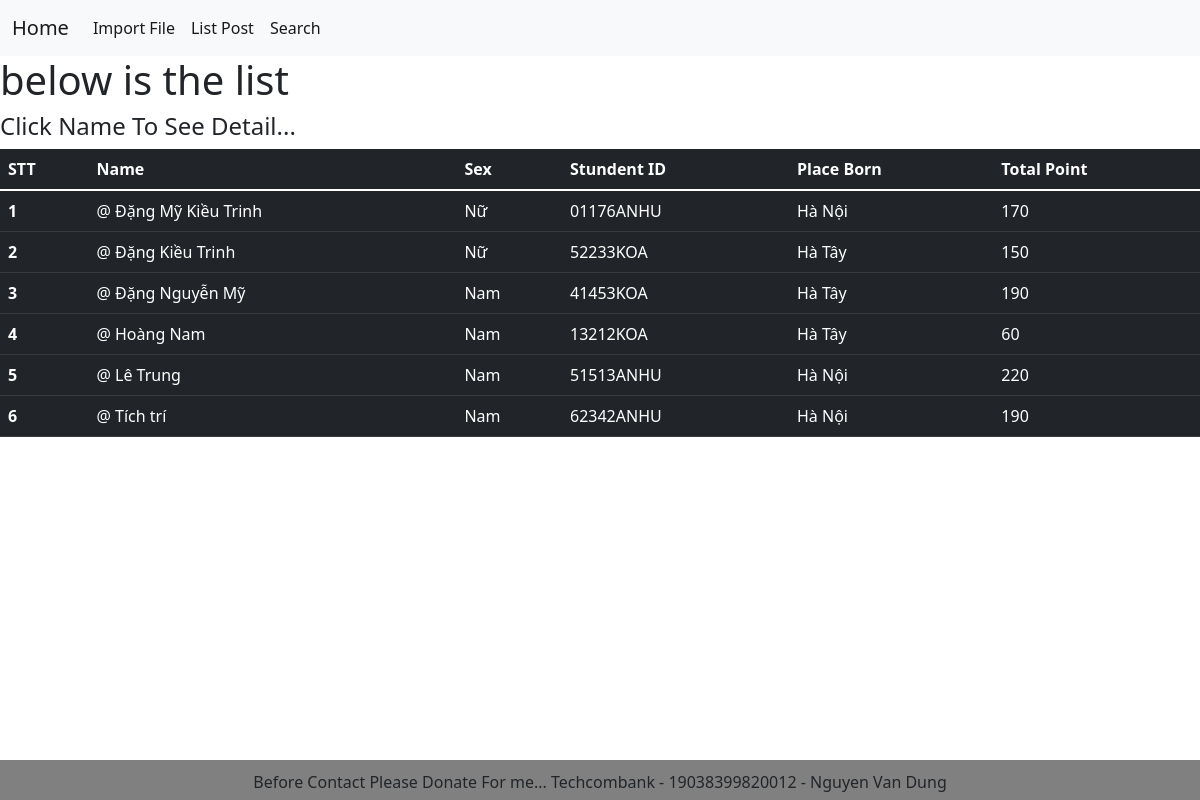
The page /studentlist/ on the database its author committed.
### excel/models.py (models this page shows, shortened)
class Student(models.Model):
    school = models.CharField(max_length=100)
    district = models.CharField(max_length=100)
    student_id = models.CharField(max_length=50, unique= True)
    stu_class = models.CharField(max_length=30)
    name = models.CharField(max_length=100)
    date = models.CharField(max_length=200)
    sex = models.CharField(max_length=20)
    place_of_birth = models.CharField(max_length=100)
    ethnic = models.CharField(max_length=50)
    location = models.CharField(max_length=255)
    phone_number = models.IntegerField(blank=True)
    total_grade_1 = models.PositiveSmallIntegerField(blank=True)
    total_grade_2 = models.PositiveSmallIntegerField(blank=True)
    total_grade_3 = models.PositiveSmallIntegerField(blank=True)
    total_grade_4 = models.PositiveSmallIntegerField(blank=True)
    total_grade_5 = models.PositiveSmallIntegerField(blank=True)
    total_5_years = models.PositiveSmallIntegerField(blank=True)
    plus = models.PositiveSmallIntegerField(blank=True, null= True, default=0)
    total_all = models.PositiveSmallIntegerField(blank=True, null=True)
    decripsion = models.CharField(max_length=255)

### excel/views.py (the view)
# urls.py: path('studentlist/', views.list_student, name='student-list'),
def list_student(request):
    context = {
        "student_list":Student.objects.all()
    }
    return render(request, 'Stu_list.html', context)

### excel/templates/Stu_list.html
{% extends 'base.html' %}
{% block content %}
<div>
    <h1>below is the list</h1>
    <h4>Click Name To See Detail...</h4>
    <table class="table table-dark table-hover">
        <thead>
            <tr>
                <th scope="col">STT</th>
                <th scope="col">Name</th>
                <th scope="col">Sex</th>
                <th scope="col">Stundent ID</th>
                <th scope="col">Place Born</th>
                <th scope="col">Total Point</th>
            </tr>
        </thead>
        <tbody class="table-group-divider">
            {% for student in student_list %}
            <tr>
                <th scope="row">{{forloop.counter}}</th>
                <td><a href="{% url 'student-detail' id=student.id %}" class="text-decoration-none" style="color: #ffffff;">@ {{student.name}}</a></td>
                <td>{{student.sex}}</td>
                <td>{{student.student_id}}</td>
                <td>{{student.place_of_birth}}</td>
                <td>{{student.total_all}}</td>
            </tr>
            {% endfor %}
        </tbody>
      </table>
</div>
{% endblock content %}

### excel/templates/base.html (shortened to what this page needs)
<!DOCTYPE html>
{% load static %}
<html lang="en">
<head>
    <link href="https://cdn.jsdelivr.net/npm/bootstrap@5.2.0-beta1/dist/css/bootstrap.min.css" rel="stylesheet">
</head>
<body>
    <nav class="navbar navbar-expand-lg bg-light">
        <div class="container-fluid">
          <a class="navbar-brand" href="{% url 'about' %}">Home</a>
          <div class="collapse navbar-collapse" id="navbarSupportedContent">
            <ul class="navbar-nav me-auto mb-2 mb-lg-0">
              <li class="nav-item">
                <a class="nav-link active" href="{% url 'upload' %}">Import File</a>
              </li>
              <li class="nav-item">
                <a class="nav-link active" href="{% url 'student-list' %}">List Post</a>
              </li>
              <li class="nav-item">
                <a class="nav-link active" href="{% url 'search-form' %}">Search</a>
              </li>
            </ul>
          </div>
        </div>
      </nav>
    {% block content %}
    {% endblock content %}
    <center>
      <div id="footer">
        <p>Before Contact Please Donate For me... Techcombank - 19038399820012 - Nguyen Van Dung</p>
      </div>
    </center>
</body>
</html>

### excel/templates/base.html (style rules this page uses)
#footer { position: fixed; padding: 10px 10px 0px 10px; bottom: 0; width: 100%; height: 40px; background: grey; }

### rows shown on the page
Student: name "Đặng Mỹ Kiều Trinh", sex "Nữ", student_id "01176ANHU", place_of_birth "Hà Nội", total_all "170"
Student: name "Đặng Kiều Trinh", sex "Nữ", student_id "52233KOA", place_of_birth "Hà Tây", total_all "150"
Student: name "Đặng Nguyễn Mỹ", sex "Nam", student_id "41453KOA", place_of_birth "Hà Tây", total_all "190"
Student: name "Hoàng Nam", sex "Nam", student_id "13212KOA", place_of_birth "Hà Tây", total_all "60"
Student: name "Lê Trung", sex "Nam", student_id "51513ANHU", place_of_birth "Hà Nội", total_all "220"
Student: name "Tích trí", sex "Nam", student_id "62342ANHU", place_of_birth "Hà Nội", total_all "190"
